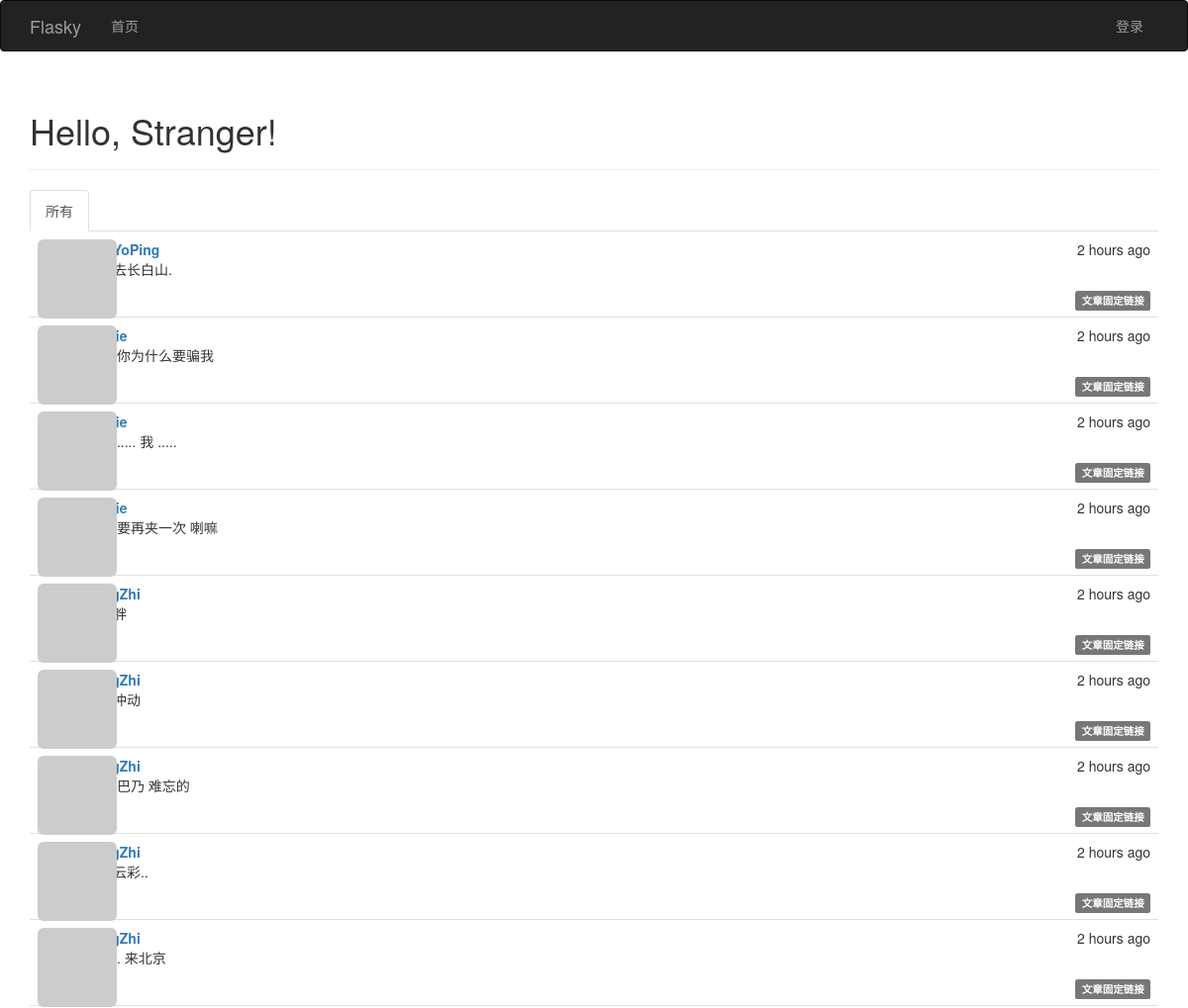
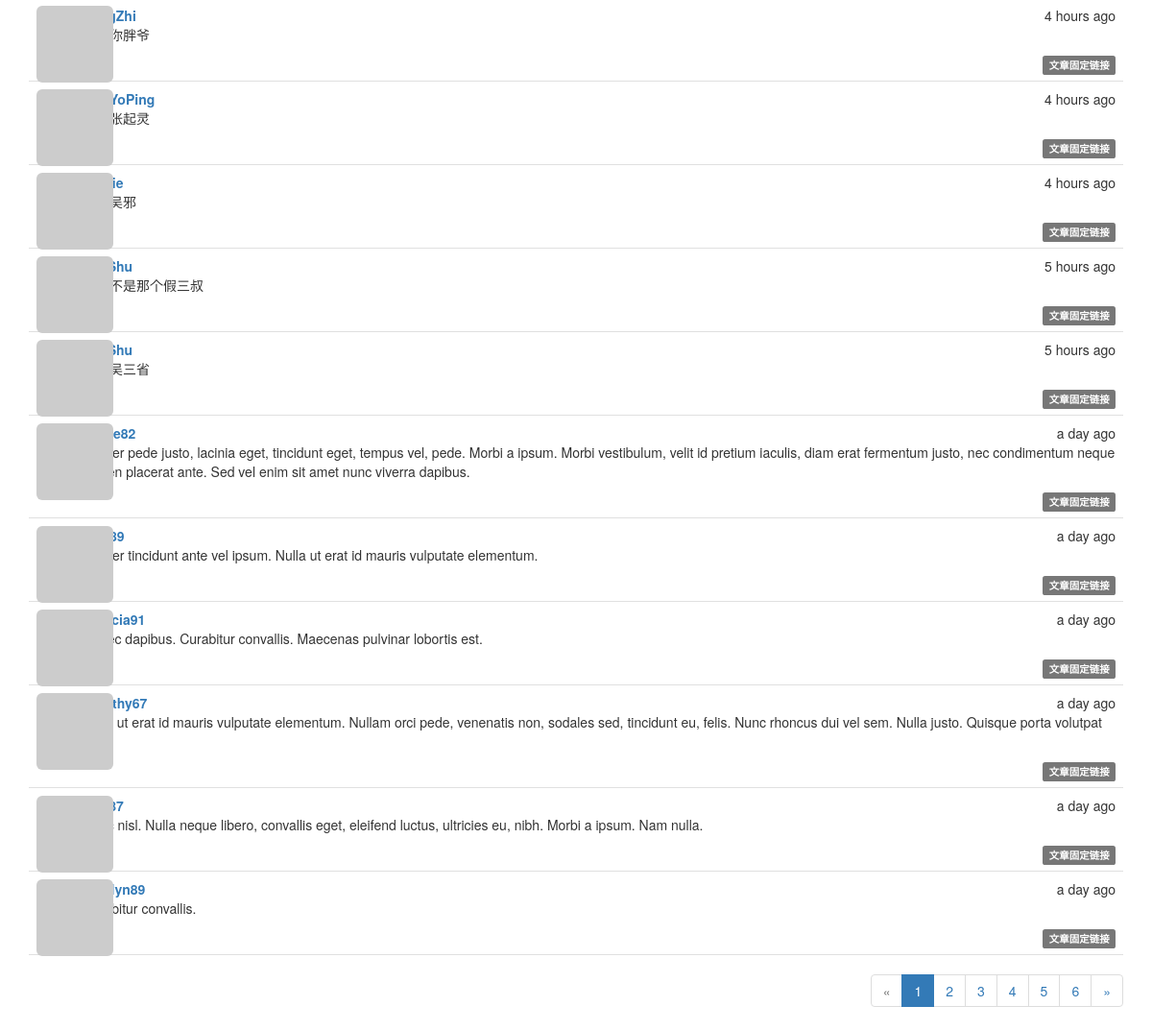
Before: / with the older database file (2 pictures, top to bottom).
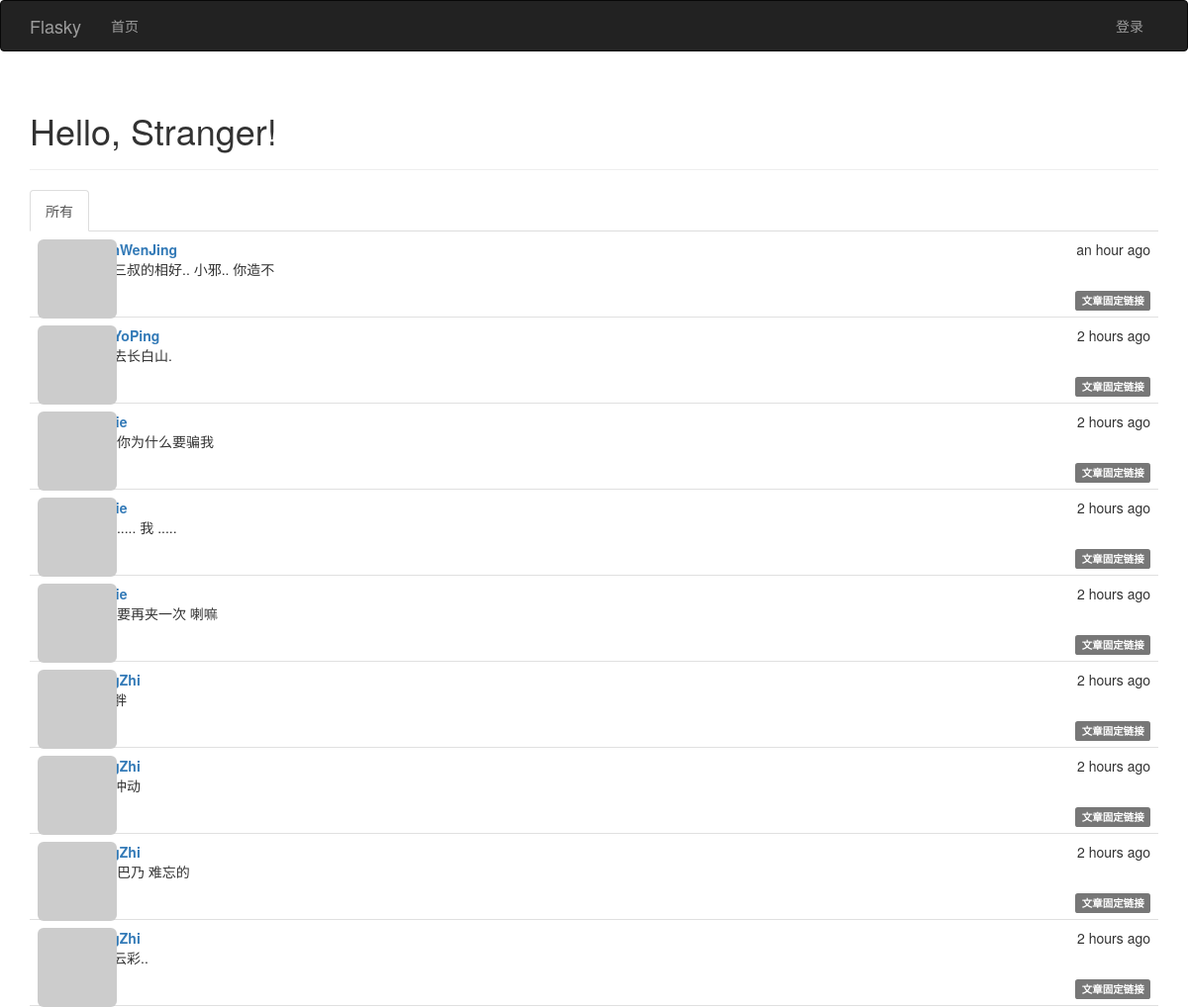
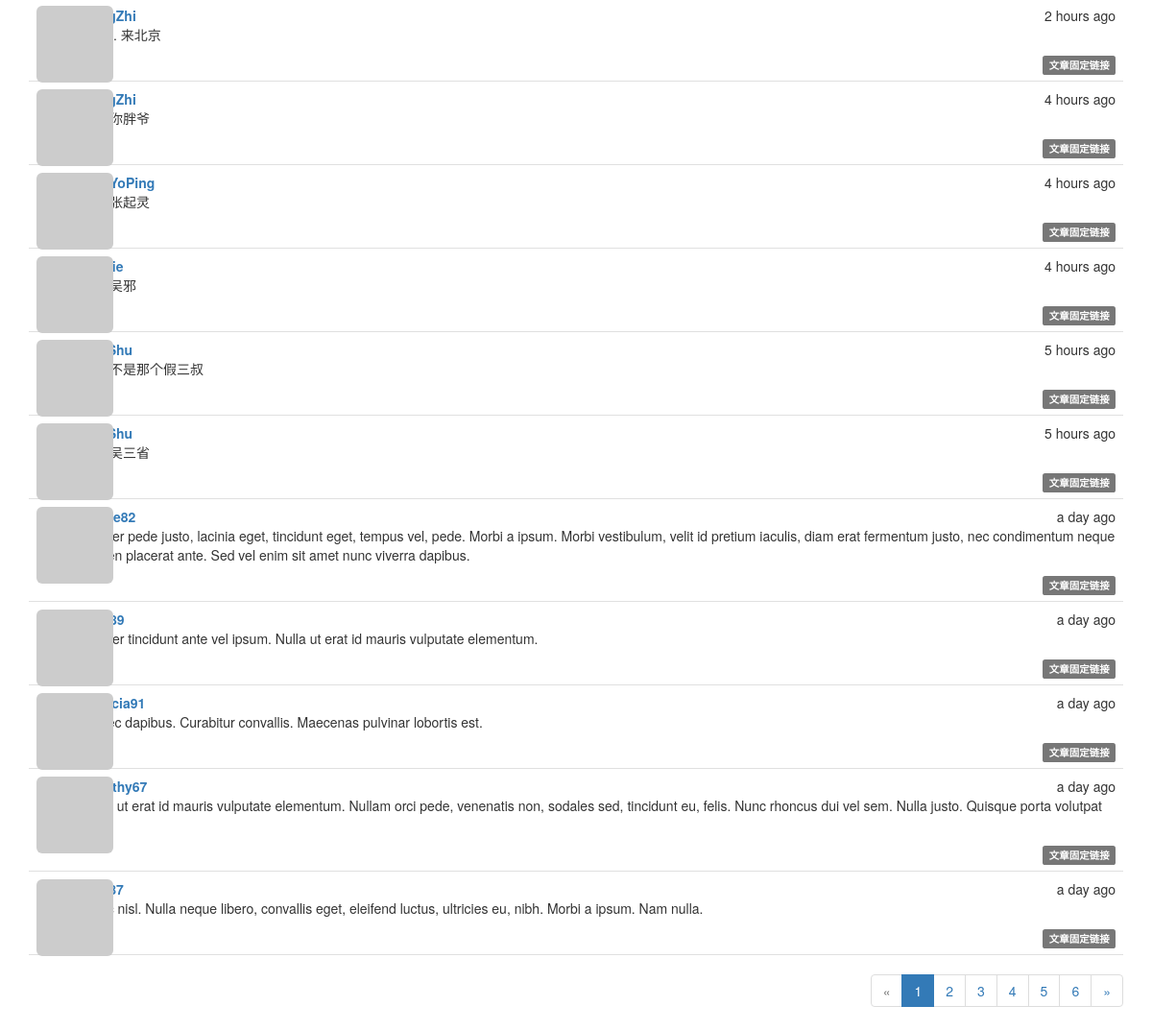
After: the same page with the newer database file (2 pictures, top to bottom).
### app/models.py (models this page shows, shortened)
class Post(db.Model):
              __tablename__ = 'posts'  #表名: posts
              id = db.Column(db.Integer, primary_key=True)  #列名： 文章id
              body = db.Column(db.Text)                     #列名:  文章内容
              timestamp = db.Column(db.DateTime, index=True, default=datetime.utcnow) #列名：时间戳
              author_id = db.Column(db.Integer, db.ForeignKey('users.id'))     #作者id 链接到users表的id
              body_html = db.Column(db.Text)      #列名: 博客文章HTML代码缓存（处理Markdown文本）
              ''' 使用: python manage.py shell
                        Post.generate_fake(100)
              '''

class User(UserMixin, db.Model):
              __tablename__ = 'users'                                       #表名 users
              id = db.Column(db.Integer, primary_key=True)                  #列名 id
              email = db.Column(db.String(64), unique=True, index=True)     #列名 email （用户使用电子邮件进行登录）
              username = db.Column(db.String(64), unique=True, index=True)  #列名 username
              role_id = db.Column(db.Integer, db.ForeignKey('roles.id'))
              password_hash = db.Column(db.String(128))                     #列名: 密码哈希散列
              confirmed = db.Column(db.Boolean, default=False)              #列名: 注册用户确认 (1表示已验证, 0表示没有验证)
              name = db.Column(db.String(64))                               #列名: 真实姓名
              location = db.Column(db.String(64))                           #列名: 所在地
              about_me = db.Column(db.Text())                               #列名: 自我介绍
              member_since = db.Column(db.DateTime(), default=datetime.utcnow)  #列名: 注册日期
              last_seen = db.Column(db.DateTime(), default=datetime.utcnow)     #列名: 最后访问日期
              avatar_hash = db.Column(db.String(32))  #Gravatar头像生成的MD5值
              posts = db.relationship('Post', backref='author', lazy='dynamic') #外链到posts文章表
              followed = db.relationship('Follow',
                                         foreign_keys=[Follow.follower_id],             #foreign_keys参数指定外键,防止外键间的歧义
                                         backref=db.backref('follower', lazy='joined'), #lazy='joined'  加载记录,但使用联结
                                         lazy='dynamic',                                #lazy='dynamic' 不加载记录，但提供加载记录的查询
                                         cascade='all, delete-orphan')                  #启用所有默认层叠选项,而且删除孤儿记录
              followers = db.relationship('Follow',
                                          foreign_keys=[Follow.followed_id],
                                          backref=db.backref('followed', lazy='joined'),
                                          lazy='dynamic',
                                          cascade='all, delete-orphan')
              @property  #@property作用是将方法函数变成了属性
              def password(self):
                            '''  password的只读属性(如果试图读取password属性的值,则会返回错误)  '''
                            raise AttributeError('password is not a readable attribute')
              def gravatar(self, size=100, default='identicon', rating='g'):
                            if request.is_secure:
                                          url = 'https://secure.gravatar.com/avatar'
                            else:
                                          url = 'http://www.gravatar.com/avatar'
                            hash = self.avatar_hash or hashlib.md5(self.email.encode('utf-8')).hexdigest()
                            return '{url}/{hash}?s={size}&d={default}&r={rating}'.format(url=url, hash=hash, size=size, default=default, rating=rating)
              ''' 使用: python manage.py shell
                       User.generate_fake(100)
              '''

### app/main/views.py (the view)
@main.route('/', methods=['GET', 'POST'])
def index():
    form = PostForm()
    if current_user.can(Permission.WRITE_ARTICLES) and form.validate_on_submit():
        post = Post(body=form.body.data, author=current_user._get_current_object())
        db.session.add(post)
        return redirect(url_for('.index'))
    page = request.args.get('page', 1, type=int)
    show_followed = False  #默认显示所有文章
    if current_user.is_authenticated():
        show_followed = bool(request.cookies.get('show_followed', ''))
    if show_followed:
        query = current_user.followed_posts #限制只显示所关注用户的文章
    else:
        query = Post.query  #显示所有文章
    pagination = query.order_by(Post.timestamp.desc()).paginate(page, per_page=current_app.config['FLASKY_POSTS_PER_PAGE'], error_out=False)
    posts = pagination.items
    return render_template('index.html', form=form, posts=posts, show_followed=show_followed, pagination=pagination)

### app/auth/views.py (called while the page is built)
@auth.before_app_request
def before_request():
              ''' 2.更新已登录用户的访问时间 '''
              if current_user.is_authenticated():
                            current_user.ping()   #更新已登录用户的访问时间
                            if not current_user.confirmed \
                               and request.endpoint[:5] != 'auth.' \
                               and request.endpoint != 'static':
                                          return redirect(url_for('auth.unconfirmed'))

### app/main/__init__.py (called while the page is built)
@main.app_context_processor
def inject_permissions():
              return dict(Permission=Permission)

### app/models.py (called while the page is built)
              def can(self, permissions):
                            return False

              def is_administrator(self):
                            return False

### app/templates/index.html (shortened to what this page needs)
{% extends "base.html" %}
{% import "bootstrap/wtf.html" as wtf %}
{% import "_macros.html" as macros %}
{% block page_content %}
<div class="page-header">
    <h1>Hello, {% if current_user.is_authenticated() %}{{ current_user.username }}{% else %}Stranger{% endif %}!</h1>
</div>
<div class="post-tabs">
    <ul class="nav nav-tabs">
        <li{% if not show_followed %} class="active"{% endif %}><a href="{{ url_for('.show_all') }}">所有</a></li>
    </ul>
    {% include '_posts.html' %}
</div>
{% if pagination %}
<div class="pagination">
    {{ macros.pagination_widget(pagination, '.index') }}
</div>
{% endif %}
{% endblock %}

### app/templates/_posts.html (shortened to what this page needs)
<ul class="posts">
{% for post in posts %}
<li class="post">
   <div class="post-thumbnail">
      <a href="{{ url_for('.user', username=post.author.username) }}">
      <img class="img-rounded profile-thumbnail" src="{{ post.author.gravatar(size=40) }}">
      </a>
   </div>
  <div class="post-content">
    <div class="post-date">{{ moment(post.timestamp).fromNow() }}</div>
    <div class="post-author"><a href="{{ url_for('.user', username=post.author.username) }}">{{ post.author.username }}</a></div>
    <div class="post-body">
    {% if post.body_html %}
        {{ post.body_html | safe }}
    {% else %}
        {{ post.body }}
    {% endif %}
    </div>
    <div class="post-footer">
    <a href="{{ url_for('.post', id=post.id) }}">
    <span class="label label-default">文章固定链接</span>
    </a>
    </div>
  </div>
</li>
{% endfor %}
</ul>

Changed rows visible on the page:
no longer on this page (row unchanged): Post: timestamp "a day ago", author.username "carolyn89", body_html "Curabitur convallis."
added Post: timestamp "an hour ago", author.username "ChenWenJing", body_html "我是三叔的相好.. 小邪.. 你造不"
